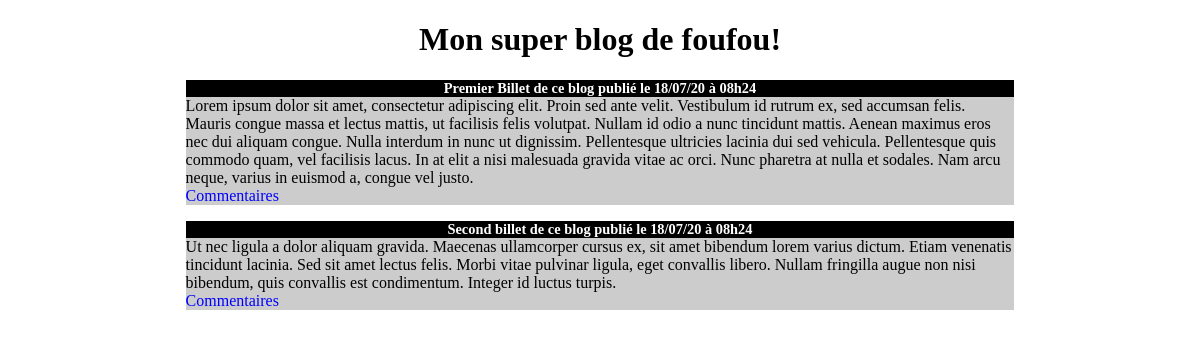
The page / on the database its author committed.
### tables this page shows
CREATE TABLE `billets` (
  `id` int(11) NOT NULL,
  `titre` varchar(255) NOT NULL,
  `contenue` text NOT NULL,
  `date_creation` datetime NOT NULL DEFAULT CURRENT_TIMESTAMP
);

### billet.php (the view)
<div class="news">
    <h3><?php echo $donnees['titre'];?> publié le <?php echo $donnees['date'];?> </h3>
    <p>
        <?php echo $donnees['contenue'];?><br/>
        <a href="commentaires.php?id_billet=<?php echo $donnees['id'];?>">Commentaires</a>
    </p>
</div>

### index.php (shortened to what this page needs)
<!DOCTYPE html>
<html lang="fr">
<head>
    <link rel="stylesheet" href="style.css" />
</head>
<body>
    <h1>Mon super blog de foufou!</h1>
    <?php
        try
        {
            $bdd = new PDO('mysql:host=localhost;dbname=test;charset=utf8', 'root', 'root', array(PDO::ATTR_ERRMODE => PDO::ERRMODE_EXCEPTION));
        }
        catch(Exception $e)
        {
            die('Erreur : '.$e->getMessage());
        }
        $reponse = $bdd->query('SELECT id, titre, contenue, DATE_FORMAT(date_creation, "%d/%m/%y à %hh%i") AS date FROM billets');
        while ($donnees = $reponse->fetch())
        {
            include("billet.php") ;
        }
    ?>
</body>
</html>

### style.css (style rules this page uses)
h1, h3 { text-align:center; }
h3 { background-color:black; color:white; font-size:0.9em; margin-bottom:0px; }
.news p { background-color:#CCCCCC; margin-top:0px; }
.news { width:70%; margin:auto; }
a { text-decoration: none; color: blue; }

### rows shown on the page
billets: titre "Premier Billet de ce blog", date "18/07/20 à 08h24", contenue "Lorem ipsum dolor sit amet, consectetur adipiscing elit. Proin sed ante velit. Vestibulum id rutrum ex, sed accumsan felis. Mauris congue massa et lectus mattis, ut facilisis felis volutpat. Nullam id odio a nunc tincidunt mattis. Aenean maximus eros nec dui aliquam congue. Nulla interdum in nunc ut dignissim. Pellentesque ultricies lacinia dui sed vehicula. Pellentesque quis commodo quam, vel facilisis lacus. In at elit a nisi malesuada gravida vitae ac orci. Nunc pharetra at nulla et sodales. Nam arcu neque, varius in euismod a, congue vel justo."
billets: titre "Second billet de ce blog", date "18/07/20 à 08h24", contenue "Ut nec ligula a dolor aliquam gravida. Maecenas ullamcorper cursus ex, sit amet bibendum lorem varius dictum. Etiam venenatis tincidunt lacinia. Sed sit amet lectus felis. Morbi vitae pulvinar ligula, eget convallis libero. Nullam fringilla augue non nisi bibendum, quis convallis est condimentum. Integer id luctus turpis."
